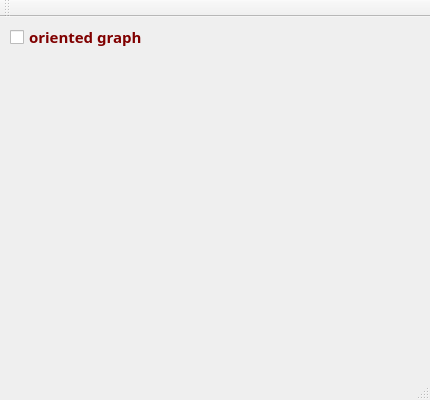
<?xml version="1.0" encoding="UTF-8"?>
<ui version="4.0">
 <class>MainWindowClass</class>
 <widget class="QMainWindow" name="MainWindowClass">
  <property name="geometry">
   <rect>
    <x>0</x>
    <y>0</y>
    <width>430</width>
    <height>400</height>
   </rect>
  </property>
  <property name="font">
   <font>
    <family>Cascadia Code SemiBold</family>
    <pointsize>11</pointsize>
    <bold>true</bold>
   </font>
  </property>
  <property name="windowTitle">
   <string>MainWindow</string>
  </property>
  <property name="styleSheet">
   <string notr="true"/>
  </property>
  <widget class="QWidget" name="centralWidget">
   <widget class="QCheckBox" name="orientedGraph">
    <property name="geometry">
     <rect>
      <x>10</x>
      <y>10</y>
      <width>151</width>
      <height>20</height>
     </rect>
    </property>
    <property name="autoFillBackground">
     <bool>false</bool>
    </property>
    <property name="styleSheet">
     <string notr="true">color: rgb(128, 0, 0);</string>
    </property>
    <property name="text">
     <string>oriented graph</string>
    </property>
   </widget>
  </widget>
  <widget class="QMenuBar" name="menuBar">
   <property name="geometry">
    <rect>
     <x>0</x>
     <y>0</y>
     <width>430</width>
     <height>22</height>
    </rect>
   </property>
  </widget>
  <widget class="QToolBar" name="mainToolBar">
   <attribute name="toolBarArea">
    <enum>TopToolBarArea</enum>
   </attribute>
   <attribute name="toolBarBreak">
    <bool>false</bool>
   </attribute>
  </widget>
  <widget class="QStatusBar" name="statusBar"/>
 </widget>
 <layoutdefault spacing="6" margin="11"/>
 <resources>
  <include location="MainWindow.qrc"/>
 </resources>
 <connections/>
</ui>
